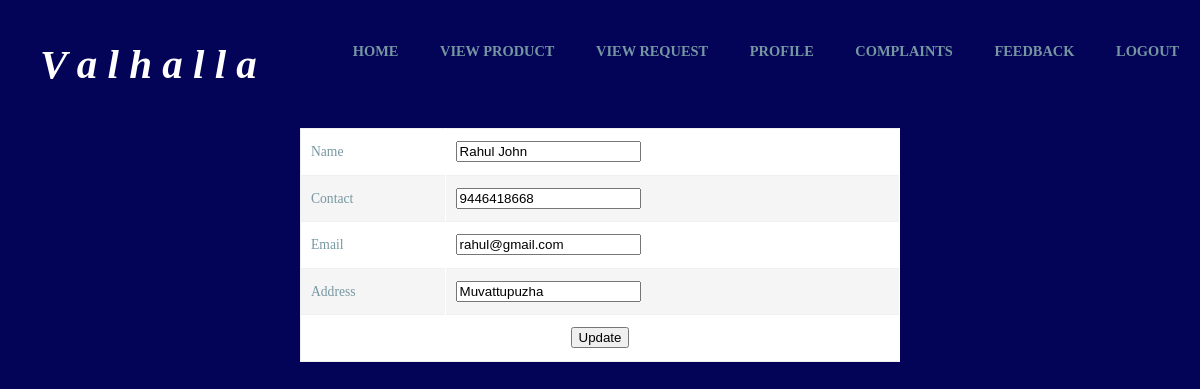
The app's page /project/User/EditProfile.php (signed in) with its own data.
### tables this page shows
CREATE TABLE `tbl_user` (
  `user_id` int(11) NOT NULL,
  `user_name` varchar(20) NOT NULL,
  `user_email` varchar(20) NOT NULL,
  `user_password` varchar(20) NOT NULL,
  `user_photo` varchar(300) NOT NULL,
  `user_contact` char(10) NOT NULL,
  `place_id` int(30) NOT NULL,
  `user_address` varchar(100) NOT NULL
);

### project/User/EditProfile.php (the view, shortened to what this page needs)
<?php
include("../Assets/Connection/Connection.php");
include("Head.php");
$selqry="select * from tbl_user where user_id=".$_SESSION['uid'];
$result=$conn->query($selqry);
$row=$result->fetch_assoc();
		?>
<!DOCTYPE html PUBLIC "-//W3C//DTD XHTML 1.0 Transitional//EN" "http://www.w3.org/TR/xhtml1/DTD/xhtml1-transitional.dtd">
<html xmlns="http://www.w3.org/1999/xhtml">
<head>
</head>
<body>
<form id="form1" name="form1" method="post" action="">
  <table width="200" border="1">
    <tr>
      <td>Name</td>
      <td><label for="name_tx"></label>
<input type="text" name="name_tx" value="<?php echo $row['user_name']?>" /></td>
    </tr>
    <tr>
      <td>Contact</td>
      <td><label for="contact_xt"></label>
<input type="text" name="contact_xt" value="<?php echo $row['user_contact']?>"  /></td>
    </tr>
    <tr>
      <td>
      Email</td>
      <td><label for="email_xt"></label>
<input type="text" name="email_xt" value="<?php echo $row['user_email']?>" /></td>
    </tr>
    <tr>
      <td>Address</td>
      <td><label for="address_xt"></label>
<input type="text" name="address_xt" value="<?php echo $row['user_address']?>" /></td>
    </tr>
    <tr>
      <td colspan="2"><div align="center">
        <input type="submit" name="btn" id="btn" value="Update" />
      </div></td>
    </tr>
  </table>
</form>
</body>
</html>
<?php
include("Foot.php");
?>

### project/Assets/Template/Main/css/responsee.css (style rules this page uses)
* { -webkit-box-sizing:border-box; -moz-box-sizing:border-box; box-sizing:border-box; margin:0; }
body { background:none repeat scroll 0 0 #eeeeee; font-size:16px; font-family:"Open Sans",Arial,sans-serif; color:#444; }
p,li,dl,blockquote,table,kbd { font-size: 0.85rem; line-height: 1.6; }
table { background:none repeat scroll 0 0 #fff; border:1px solid #f0f0f0; border-collapse:collapse; border-spacing:0; text-align:left; width:100%; }
table tr td, table tr th { padding:0.625rem; }
table tfoot, table thead,table tr:nth-of-type(2n) { background:none repeat scroll 0 0 #f0f0f0; }
th,table tr:nth-of-type(2n) td { border-right:1px solid #fff; }
td { border-right:1px solid #f0f0f0; }
form { line-height:1.4; }
@media screen and (max-width:1366px) { .size-960,.size-1140,.size-1280,.size-1520 { max-width:1366px; } }

### project/Assets/Template/Main/css/template-style.css (style rules this page uses)
body { background: #fff; }
table { background:none repeat scroll 0 0 #fff; border:0; font-size: 0.85rem; line-height: 1.6rem; }
table tr td, table tr th { padding:10px; }
table tr:nth-of-type(2n) { background:none repeat scroll 0 0 #f5f5f5; border-top:1px solid #f0f0f0; border-bottom:1px solid #f0f0f0; }
td { border-right:1px solid #fff; }
.background-dark, .background-dark p, a.background-dark, a.background-dark:visited, a.background-dark:link, .background-dark a, .background-dark a:link, .background-dark a:visited, .background-dark a:hover, .background-dark a:active, .primary-color-dark .background-primary, .primary-color-dark .background-primary p, .primary-color-dark a.background-primary, .primary-color-dark a.background-primary:visited, .primary-color-dark a.background-primary:link, .primary-color-dark a.background-primary:visited, .primary-color-dark .background-primary a, .primary-color-dark .background-primary a:link, .primary-color-dark .background-primary a:visited, .primary-color-dark .background-primary a:hover, .primary-color-dark .background-primary a:active { color: #7697A2; }
.background-dark, .primary-color-dark .background-primary { background-color: #030358 !important; }
body, p, li, a { font-weight: 400; font-family: "Barlow"; font-size: 0.95rem; }

### records on screen
tbl_user: name_tx "Rahul John", contact_xt "9446418668", email_xt "rahul@gmail.com", address_xt "Muvattupuzha"
